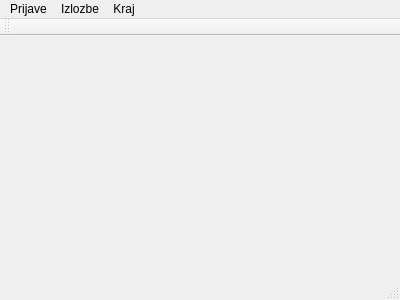
<?xml version="1.0" encoding="UTF-8"?>
<ui version="4.0">
 <class>GlavniProzor</class>
 <widget class="QMainWindow" name="GlavniProzor">
  <property name="geometry">
   <rect>
    <x>0</x>
    <y>0</y>
    <width>400</width>
    <height>300</height>
   </rect>
  </property>
  <property name="windowTitle">
   <string>Izlozba pasa</string>
  </property>
  <widget class="QWidget" name="centralWidget"/>
  <widget class="QMenuBar" name="menuBar">
   <property name="geometry">
    <rect>
     <x>0</x>
     <y>0</y>
     <width>400</width>
     <height>21</height>
    </rect>
   </property>
   <widget class="QMenu" name="menuPrijave">
    <property name="title">
     <string>Prijave</string>
    </property>
    <addaction name="actionPrijava_pasa"/>
    <addaction name="actionSpisak_pasa"/>
   </widget>
   <widget class="QMenu" name="menuIzlozbe">
    <property name="title">
     <string>Izlozbe</string>
    </property>
    <addaction name="actionUnos"/>
    <addaction name="actionSpisak_pasa_po_rasi"/>
   </widget>
   <widget class="QMenu" name="menuKraj">
    <property name="title">
     <string>Kraj</string>
    </property>
    <addaction name="actionIzlaz"/>
   </widget>
   <addaction name="menuPrijave"/>
   <addaction name="menuIzlozbe"/>
   <addaction name="menuKraj"/>
  </widget>
  <widget class="QToolBar" name="mainToolBar">
   <attribute name="toolBarArea">
    <enum>TopToolBarArea</enum>
   </attribute>
   <attribute name="toolBarBreak">
    <bool>false</bool>
   </attribute>
  </widget>
  <widget class="QStatusBar" name="statusBar"/>
  <action name="actionPrijava_pasa">
   <property name="text">
    <string>Prijava pasa</string>
   </property>
  </action>
  <action name="actionSpisak_pasa">
   <property name="text">
    <string>Spisak pasa</string>
   </property>
  </action>
  <action name="actionUnos">
   <property name="text">
    <string>Unos</string>
   </property>
  </action>
  <action name="actionSpisak_pasa_po_rasi">
   <property name="text">
    <string>Spisak pasa po rasi</string>
   </property>
  </action>
  <action name="actionIzlaz">
   <property name="text">
    <string>Izlaz</string>
   </property>
   <property name="shortcut">
    <string>Alt+I</string>
   </property>
  </action>
 </widget>
 <layoutdefault spacing="6" margin="11"/>
 <resources/>
 <connections/>
</ui>
